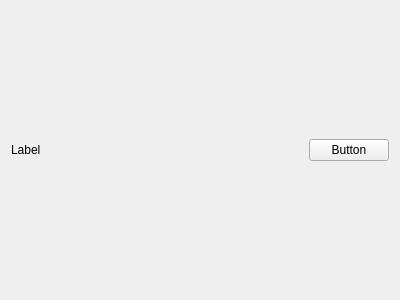
<?xml version="1.0" encoding="UTF-8"?>
<ui version="4.0">
 <class>Display</class>
 <widget class="QWidget" name="Display">
  <property name="geometry">
   <rect>
    <x>0</x>
    <y>0</y>
    <width>400</width>
    <height>300</height>
   </rect>
  </property>
  <property name="windowTitle">
   <string>Form</string>
  </property>
  <layout class="QHBoxLayout" name="horizontalLayout">
   <item>
    <widget class="QLabel" name="label">
     <property name="text">
      <string>Label</string>
     </property>
    </widget>
   </item>
   <item>
    <spacer name="horizontalSpacer">
     <property name="orientation">
      <enum>Qt::Horizontal</enum>
     </property>
     <property name="sizeHint" stdset="0">
      <size>
       <width>40</width>
       <height>20</height>
      </size>
     </property>
    </spacer>
   </item>
   <item>
    <widget class="QPushButton" name="button">
     <property name="text">
      <string>Button</string>
     </property>
    </widget>
   </item>
  </layout>
 </widget>
 <resources/>
 <connections/>
</ui>
